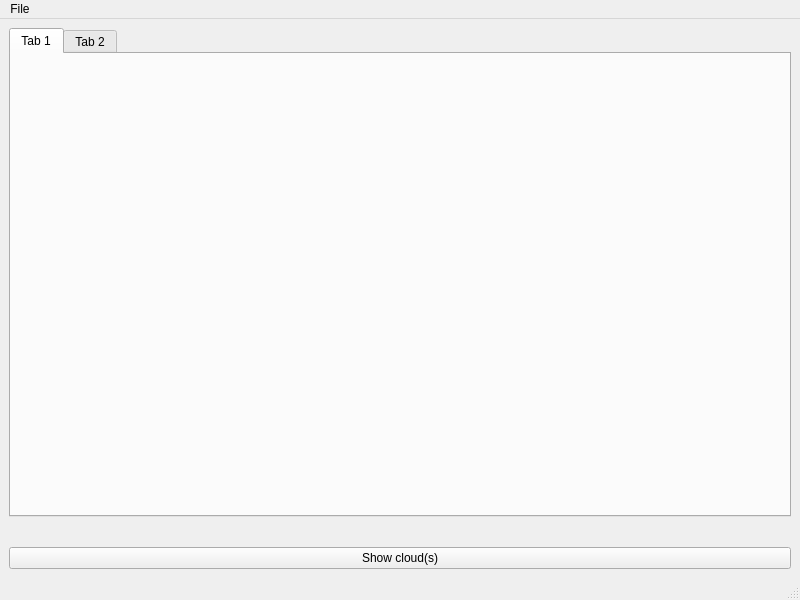
<?xml version="1.0" encoding="UTF-8"?>
<ui version="4.0">
 <class>MainWindow</class>
 <widget class="QMainWindow" name="MainWindow">
  <property name="geometry">
   <rect>
    <x>0</x>
    <y>0</y>
    <width>800</width>
    <height>600</height>
   </rect>
  </property>
  <property name="windowTitle">
   <string>MainWindow</string>
  </property>
  <widget class="QWidget" name="main">
   <layout class="QHBoxLayout" name="mainLayout">
    <item>
     <layout class="QVBoxLayout" name="visualizer"/>
    </item>
    <item>
     <layout class="QVBoxLayout" name="options">
      <item>
       <widget class="QTabWidget" name="transform">
        <property name="sizePolicy">
         <sizepolicy hsizetype="Preferred" vsizetype="Expanding">
          <horstretch>0</horstretch>
          <verstretch>0</verstretch>
         </sizepolicy>
        </property>
        <widget class="QWidget" name="tab">
         <attribute name="title">
          <string>Tab 1</string>
         </attribute>
        </widget>
        <widget class="QWidget" name="tab_2">
         <attribute name="title">
          <string>Tab 2</string>
         </attribute>
        </widget>
       </widget>
      </item>
      <item>
       <widget class="QWidget" name="cloudsWidget" native="true">
        <property name="enabled">
         <bool>true</bool>
        </property>
        <property name="sizePolicy">
         <sizepolicy hsizetype="Preferred" vsizetype="Preferred">
          <horstretch>0</horstretch>
          <verstretch>0</verstretch>
         </sizepolicy>
        </property>
        <property name="baseSize">
         <size>
          <width>0</width>
          <height>0</height>
         </size>
        </property>
        <layout class="QVBoxLayout" name="clouds"/>
       </widget>
      </item>
      <item>
       <widget class="QPushButton" name="showCloud">
        <property name="text">
         <string>Show cloud(s)</string>
        </property>
       </widget>
      </item>
     </layout>
    </item>
   </layout>
  </widget>
  <widget class="QMenuBar" name="menubar">
   <property name="geometry">
    <rect>
     <x>0</x>
     <y>0</y>
     <width>800</width>
     <height>22</height>
    </rect>
   </property>
   <widget class="QMenu" name="menuFile">
    <property name="title">
     <string>File</string>
    </property>
    <addaction name="actionOpenCloud"/>
    <addaction name="actionSaveClouds"/>
    <addaction name="actionSaveAllClouds"/>
   </widget>
   <addaction name="menuFile"/>
  </widget>
  <widget class="QStatusBar" name="statusbar"/>
  <action name="actionOpenCloud">
   <property name="icon">
    <iconset theme="document-open">
     <normaloff>.</normaloff>.</iconset>
   </property>
   <property name="text">
    <string>Open new cloud(s)</string>
   </property>
   <property name="shortcut">
    <string>Ctrl+O</string>
   </property>
  </action>
  <action name="actionSaveClouds">
   <property name="text">
    <string>Save selected cloud(s)</string>
   </property>
   <property name="shortcut">
    <string>Ctrl+S</string>
   </property>
  </action>
  <action name="actionSaveAllClouds">
   <property name="text">
    <string>Save all cloud(s)</string>
   </property>
   <property name="toolTip">
    <string>Save all cloud(s)</string>
   </property>
   <property name="shortcut">
    <string>Ctrl+Shift+S</string>
   </property>
  </action>
 </widget>
 <resources/>
 <connections/>
</ui>
